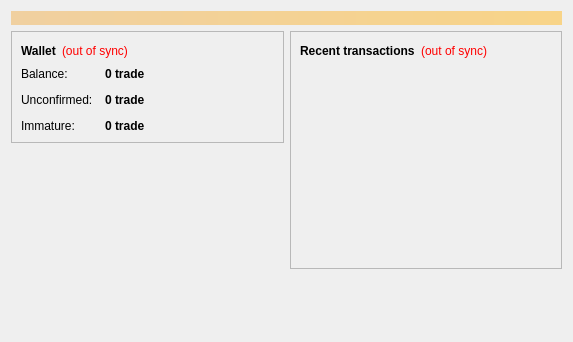
<?xml version="1.0" encoding="UTF-8"?>
<ui version="4.0">
 <class>OverviewPage</class>
 <widget class="QWidget" name="OverviewPage">
  <property name="geometry">
   <rect>
    <x>0</x>
    <y>0</y>
    <width>573</width>
    <height>342</height>
   </rect>
  </property>
  <property name="windowTitle">
   <string>Form</string>
  </property>
  <layout class="QVBoxLayout" name="topLayout">
   <item>
    <widget class="QLabel" name="labelAlerts">
     <property name="visible">
      <bool>false</bool>
     </property>
     <property name="styleSheet">
      <string notr="true">background-color: qlineargradient(x1: 0, y1: 0, x2: 1, y2: 0, stop:0 #F0D0A0, stop:1 #F8D488); color:#000000;</string>
     </property>
     <property name="wordWrap">
      <bool>true</bool>
     </property>
     <property name="margin">
      <number>3</number>
     </property>
    </widget>
   </item>
   <item>
    <layout class="QHBoxLayout" name="horizontalLayout" stretch="1,1">
     <item>
      <layout class="QVBoxLayout" name="verticalLayout_2">
       <item>
        <widget class="QFrame" name="frame">
         <property name="frameShape">
          <enum>QFrame::StyledPanel</enum>
         </property>
         <property name="frameShadow">
          <enum>QFrame::Raised</enum>
         </property>
         <layout class="QVBoxLayout" name="verticalLayout_4">
          <item>
           <layout class="QHBoxLayout" name="horizontalLayout_4">
            <item>
             <widget class="QLabel" name="label_5">
              <property name="font">
               <font>
                <weight>75</weight>
                <bold>true</bold>
               </font>
              </property>
              <property name="text">
               <string>Wallet</string>
              </property>
             </widget>
            </item>
            <item>
             <widget class="QLabel" name="labelWalletStatus">
              <property name="toolTip">
               <string>The displayed information may be out of date. Your wallet automatically synchronizes with the opentrade network after a connection is established, but this process has not completed yet.</string>
              </property>
              <property name="styleSheet">
               <string notr="true">QLabel { color: red; }</string>
              </property>
              <property name="text">
               <string notr="true">(out of sync)</string>
              </property>
              <property name="alignment">
               <set>Qt::AlignLeading|Qt::AlignLeft|Qt::AlignVCenter</set>
              </property>
             </widget>
            </item>
            <item>
             <spacer name="horizontalSpacer_2">
              <property name="orientation">
               <enum>Qt::Horizontal</enum>
              </property>
              <property name="sizeHint" stdset="0">
               <size>
                <width>40</width>
                <height>20</height>
               </size>
              </property>
             </spacer>
            </item>
           </layout>
          </item>
          <item>
           <layout class="QFormLayout" name="formLayout_2">
            <property name="fieldGrowthPolicy">
             <enum>QFormLayout::AllNonFixedFieldsGrow</enum>
            </property>
            <property name="horizontalSpacing">
             <number>12</number>
            </property>
            <property name="verticalSpacing">
             <number>12</number>
            </property>
            <item row="0" column="0">
             <widget class="QLabel" name="label">
              <property name="text">
               <string>Balance:</string>
              </property>
             </widget>
            </item>
            <item row="0" column="1">
             <widget class="QLabel" name="labelBalance">
              <property name="font">
               <font>
                <weight>75</weight>
                <bold>true</bold>
               </font>
              </property>
              <property name="cursor">
               <cursorShape>IBeamCursor</cursorShape>
              </property>
              <property name="toolTip">
               <string>Your current balance</string>
              </property>
              <property name="text">
               <string notr="true">0 trade</string>
              </property>
              <property name="textInteractionFlags">
               <set>Qt::LinksAccessibleByMouse|Qt::TextSelectableByKeyboard|Qt::TextSelectableByMouse</set>
              </property>
             </widget>
            </item>
            <item row="1" column="0">
             <widget class="QLabel" name="label_3">
              <property name="text">
               <string>Unconfirmed:</string>
              </property>
             </widget>
            </item>
            <item row="1" column="1">
             <widget class="QLabel" name="labelUnconfirmed">
              <property name="font">
               <font>
                <weight>75</weight>
                <bold>true</bold>
               </font>
              </property>
              <property name="cursor">
               <cursorShape>IBeamCursor</cursorShape>
              </property>
              <property name="toolTip">
               <string>Total of transactions that have yet to be confirmed, and do not yet count toward the current balance</string>
              </property>
              <property name="text">
               <string notr="true">0 trade</string>
              </property>
              <property name="textInteractionFlags">
               <set>Qt::LinksAccessibleByMouse|Qt::TextSelectableByKeyboard|Qt::TextSelectableByMouse</set>
              </property>
             </widget>
            </item>
            <item row="2" column="0">
             <widget class="QLabel" name="labelImmatureText">
              <property name="text">
               <string>Immature:</string>
              </property>
             </widget>
            </item>
            <item row="2" column="1">
             <widget class="QLabel" name="labelImmature">
              <property name="font">
               <font>
                <weight>75</weight>
                <bold>true</bold>
               </font>
              </property>
              <property name="toolTip">
               <string>Mined balance that has not yet matured</string>
              </property>
              <property name="text">
               <string notr="true">0 trade</string>
              </property>
              <property name="textInteractionFlags">
               <set>Qt::LinksAccessibleByMouse|Qt::TextSelectableByKeyboard|Qt::TextSelectableByMouse</set>
              </property>
             </widget>
            </item>
           </layout>
          </item>
         </layout>
        </widget>
       </item>
       <item>
        <spacer name="verticalSpacer">
         <property name="orientation">
          <enum>Qt::Vertical</enum>
         </property>
         <property name="sizeHint" stdset="0">
          <size>
           <width>20</width>
           <height>40</height>
          </size>
         </property>
        </spacer>
       </item>
      </layout>
     </item>
     <item>
      <layout class="QVBoxLayout" name="verticalLayout_3">
       <item>
        <widget class="QFrame" name="frame_2">
         <property name="frameShape">
          <enum>QFrame::StyledPanel</enum>
         </property>
         <property name="frameShadow">
          <enum>QFrame::Raised</enum>
         </property>
         <layout class="QVBoxLayout" name="verticalLayout">
          <item>
           <layout class="QHBoxLayout" name="horizontalLayout_2">
            <item>
             <widget class="QLabel" name="label_4">
              <property name="text">
               <string>&lt;b&gt;Recent transactions&lt;/b&gt;</string>
              </property>
             </widget>
            </item>
            <item>
             <widget class="QLabel" name="labelTransactionsStatus">
              <property name="toolTip">
               <string>The displayed information may be out of date. Your wallet automatically synchronizes with the opentrade network after a connection is established, but this process has not completed yet.</string>
              </property>
              <property name="styleSheet">
               <string notr="true">QLabel { color: red; }</string>
              </property>
              <property name="text">
               <string notr="true">(out of sync)</string>
              </property>
              <property name="alignment">
               <set>Qt::AlignRight|Qt::AlignTrailing|Qt::AlignVCenter</set>
              </property>
             </widget>
            </item>
            <item>
             <spacer name="horizontalSpacer">
              <property name="orientation">
               <enum>Qt::Horizontal</enum>
              </property>
              <property name="sizeHint" stdset="0">
               <size>
                <width>40</width>
                <height>20</height>
               </size>
              </property>
             </spacer>
            </item>
           </layout>
          </item>
          <item>
           <widget class="QListView" name="listTransactions">
            <property name="styleSheet">
             <string notr="true">QListView { background: transparent; }</string>
            </property>
            <property name="frameShape">
             <enum>QFrame::NoFrame</enum>
            </property>
            <property name="verticalScrollBarPolicy">
             <enum>Qt::ScrollBarAlwaysOff</enum>
            </property>
            <property name="horizontalScrollBarPolicy">
             <enum>Qt::ScrollBarAlwaysOff</enum>
            </property>
            <property name="selectionMode">
             <enum>QAbstractItemView::NoSelection</enum>
            </property>
           </widget>
          </item>
         </layout>
        </widget>
       </item>
       <item>
        <spacer name="verticalSpacer_2">
         <property name="orientation">
          <enum>Qt::Vertical</enum>
         </property>
         <property name="sizeHint" stdset="0">
          <size>
           <width>20</width>
           <height>40</height>
          </size>
         </property>
        </spacer>
       </item>
      </layout>
     </item>
    </layout>
   </item>
  </layout>
 </widget>
 <resources/>
 <connections/>
</ui>
